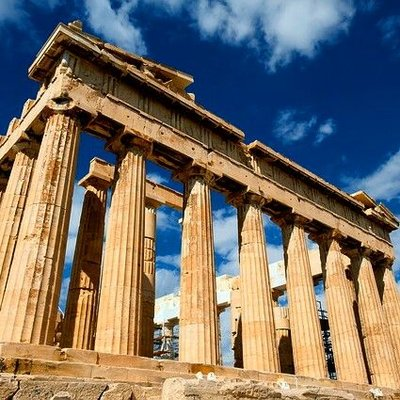
#> input picture CHAPTER8/images/perspective.JPG, 400 x 400 px, found by its file name
$ python 11.perspective_event.py
#> lines starting #> are read from the running program, lines starting #| are printed output that depends on the picture
#> further down, image is the input picture: shape (400, 400, 3); mean B, G, R 104, 113.6, 122.1
import numpy as np, cv2
from Common.interpolation import contain_pts

def draw_rect(img):
    rois = [(p - small, small * 2) for p in pts1]
    for (x, y), (w, h) in np.int32(rois):
        roi = img[y:y+h, x:x+w]         # 좌표 사각형 범위 가져오기
        val = np.full(roi.shape, 80, np.uint8)      # 컬러(3차원) 행렬 생성
        cv2.add(roi, val, roi)      # 관심 영역 밝기 증가
        cv2.rectangle(img, (x, y, w, h), (0, 255, 0), 1)
#> this loop made 4 passes
#> pass 1, in draw_rect, `roi = img[y:y+h, x:x+w]`:
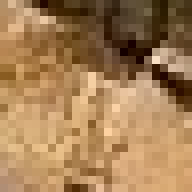
#> roi: shape (24, 24, 3) (shown 8 times larger); mean of channels 0, 1, 2 85.4, 127, 164.7; drawn as B, G, R
#> pass 2, in draw_rect, `roi = img[y:y+h, x:x+w]`:
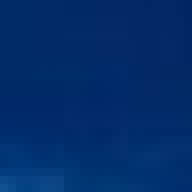
#> roi: shape (24, 24, 3) (shown 8 times larger); mean of channels 0, 1, 2 106.4, 44.8, 1.7; drawn as B, G, R
#> pass 3, in draw_rect, `roi = img[y:y+h, x:x+w]`:
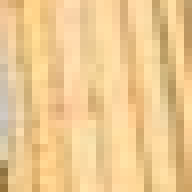
#> roi: shape (24, 24, 3) (shown 8 times larger); mean of channels 0, 1, 2 145, 201.3, 237.7; drawn as B, G, R
#> after the loop:
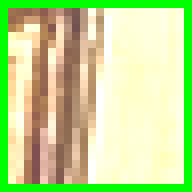
#> roi: shape (24, 24, 3) (shown 8 times larger); mean of channels 0, 1, 2 147.7, 218.6, 192.2; drawn as B, G, R
    cv2.polylines(img, [pts1.astype(int)], True, (0, 255, 0), 1)    # 4개 좌표 잇기
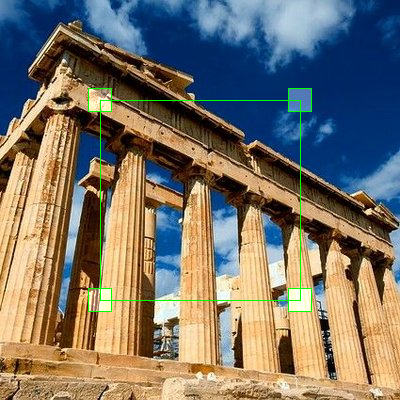
#> img: shape (400, 400, 3); mean of channels 0, 1, 2 104.2, 115.4, 121.7; drawn as B, G, R
    cv2.imshow("select rect", img)

def warp(img):  # 원근 변환 수행 함수
    perspet_mat = cv2.getPerspectiveTransform(pts1, pts2)
    dst = cv2.warpPerspective(img, perspect_mat, (350, 400), cv2.INTER_CUBIC)   # 원근 변환
    cv2.imshow("perspective transform", dst)

def onMouse(event, x, y, flags, param): # 마우스 이벤트 처리 함수
    global check
    if event == cv2.EVENT_LBUTTONDOWN:
        for i, p in enumerate(pts1):
            p1, p2 = p - small, p + small   # p 좌표의 우상단, 좌하단 좌표 생성
            if contain_pts((x, y), p1, p2): check = i   # 클릭 좌표로 좌표 사각형 선택

    if event == cv2.EVENT_LBUTTONUP: check = -1     # 마우스 업시 좌표번호 초기화

    if check >= 0:      # 좌표 사각형 선택 시
        pts1[check] = (x, y)
        draw_rect(np.copy(image))
        warp(np.copy(image))

image = cv2.imread("images/perspective.jpg", cv2.IMREAD_COLOR)
if image is None: raise Exception("영상파일 읽기 에러")

small = np.array([12, 12])
check = -1
pts1 = np.float32([(100, 100), (300, 100), (300, 300), (100, 300)])
pts2 = np.float32([(0, 0), (400, 0), (400, 350), (0, 350)])

draw_rect(np.copy(image))
cv2.setMouseCallback("select rect", onMouse, 0)
cv2.waitKey(0)

$ run again, with CHAPTER8/images/affine2.JPG copied over CHAPTER8/images/perspective.JPG
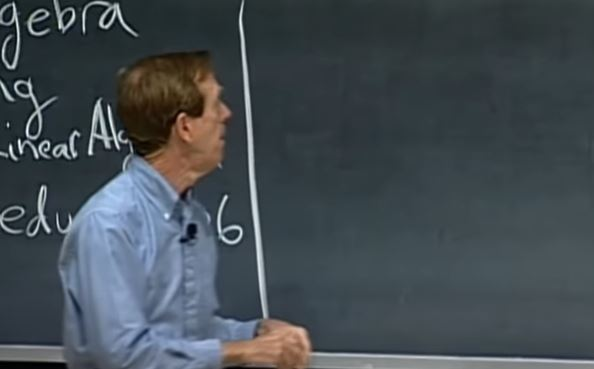
#> input picture CHAPTER8/images/affine2.JPG, 594 x 369 px, found by its file name
#> image is the input picture: shape (369, 594, 3); mean B, G, R 81.9, 76.1, 67.6
#> after the loop in draw_rect, `for (x, y), (w, h) in np.int32(rois):`:
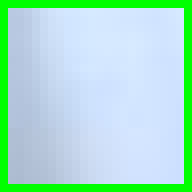
#> roi: shape (24, 24, 3) (shown 8 times larger); mean of channels 0, 1, 2 205.2, 224.8, 169.2; drawn as B, G, R
#> in draw_rect, `cv2.polylines(img, [pts1.astype(int)], True, (0, 255, 0), 1)`:
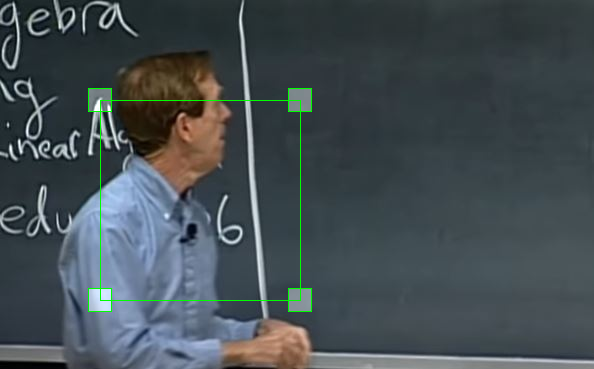
#> img: shape (369, 594, 3); mean of channels 0, 1, 2 82.1, 77.7, 67.8; drawn as B, G, R
